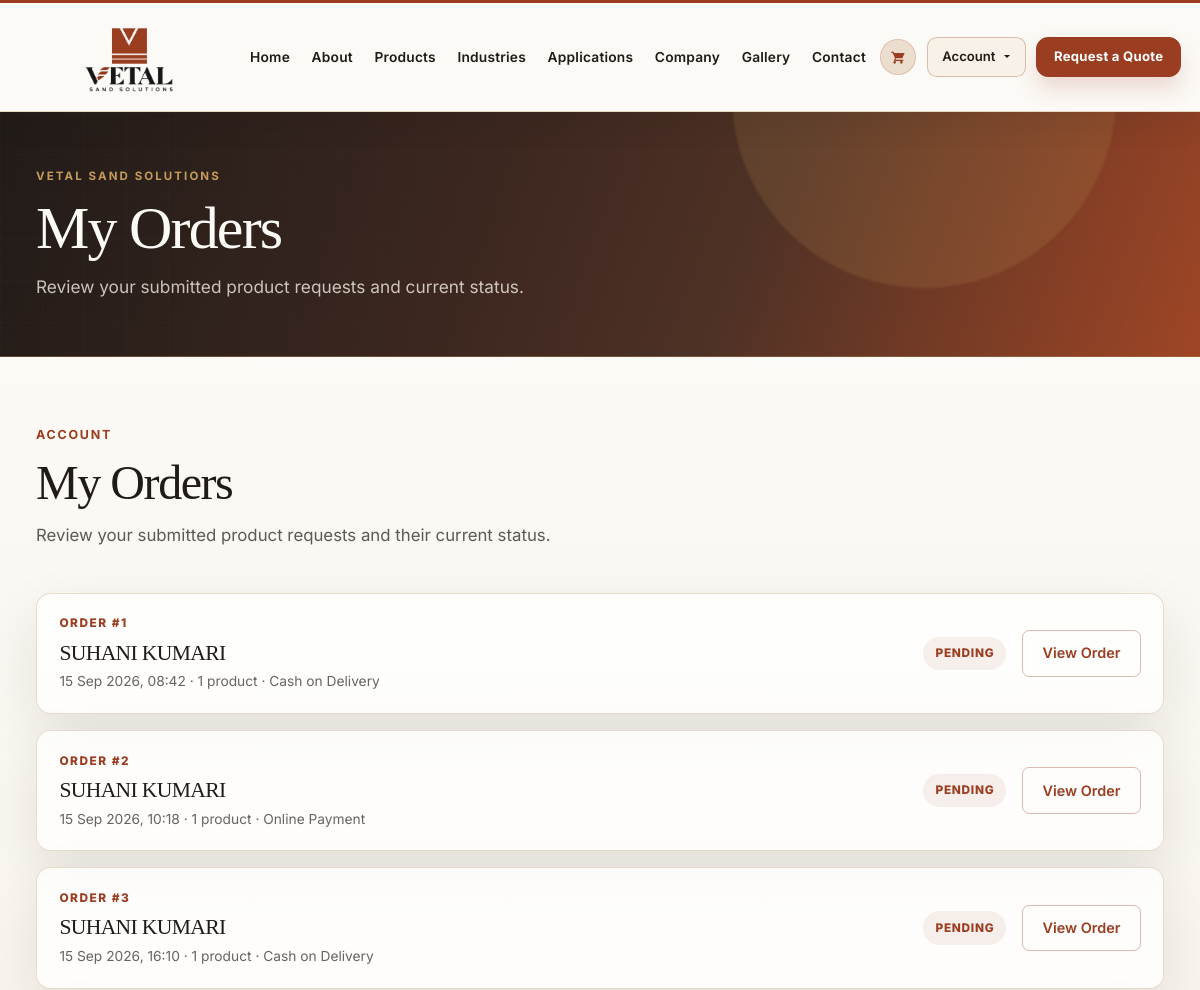
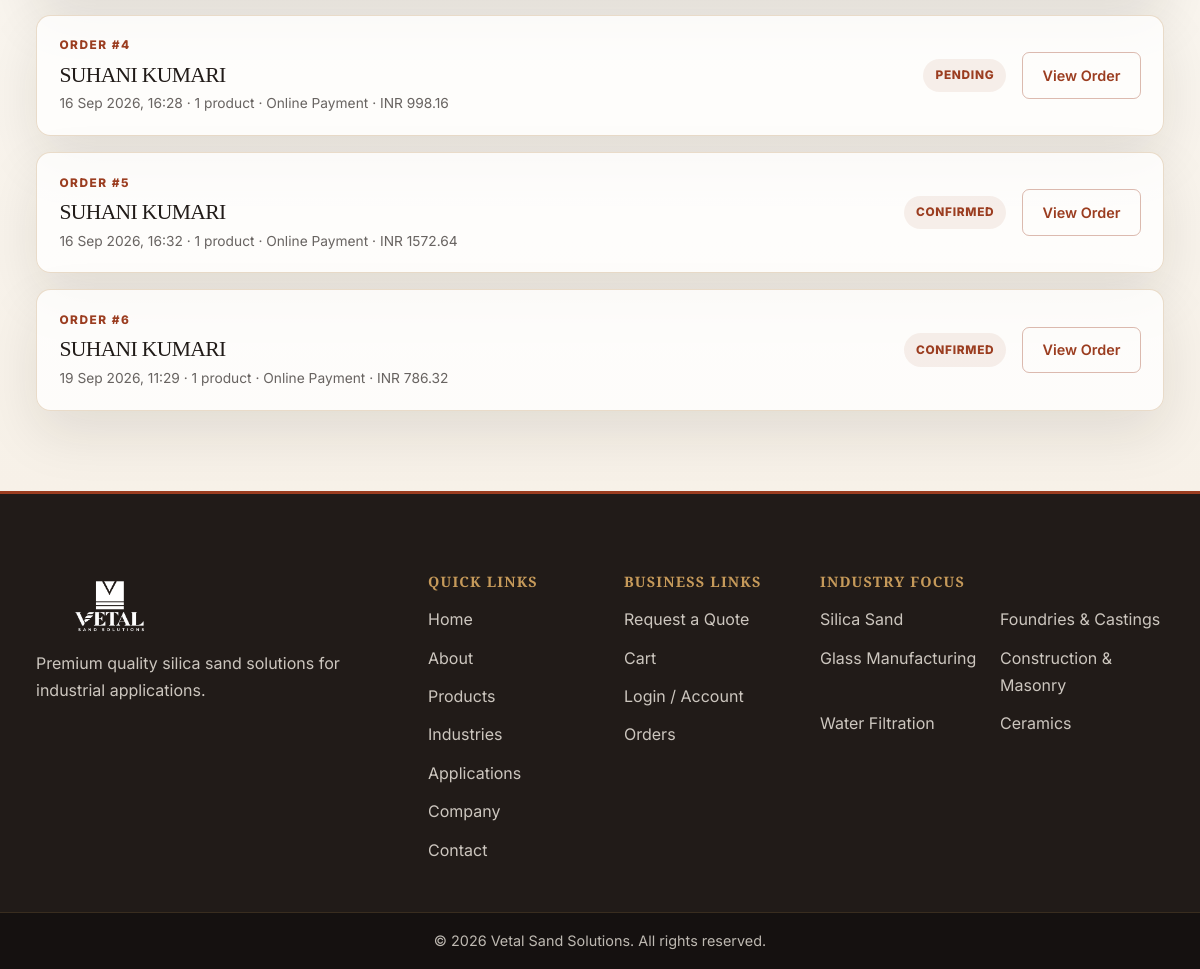
/account/orders/ (signed in), run on the app's committed database (2 pictures, top to bottom).
### orders/models.py (models this page shows, shortened)
class Order(models.Model):
	class PaymentMethod(models.TextChoices):
		COD = 'cod', 'Cash on Delivery'
		ONLINE = 'online', 'Online Payment'
	class Status(models.TextChoices):
		PENDING = 'pending', 'Pending'
		CONFIRMED = 'confirmed', 'Confirmed'
		PROCESSING = 'processing', 'Processing'
		SHIPPED = 'shipped', 'Shipped'
		DELIVERED = 'delivered', 'Delivered'
		CANCELLED = 'cancelled', 'Cancelled'
	user = models.ForeignKey(settings.AUTH_USER_MODEL, on_delete=models.CASCADE, related_name='orders')
	full_name = models.CharField(max_length=150)
	email = models.EmailField()
	phone = models.CharField(max_length=30)
	address = models.TextField()
	city = models.CharField(max_length=100)
	state = models.CharField(max_length=100)
	pincode = models.CharField(max_length=20)
	notes = models.TextField(blank=True)
	total_amount = models.DecimalField(max_digits=12, decimal_places=2, null=True, blank=True)
	payment_method = models.CharField(
		max_length=20,
		choices=PaymentMethod.choices,
		default=PaymentMethod.COD,
	)
	status = models.CharField(max_length=20, choices=Status.choices, default=Status.PENDING)
	created_at = models.DateTimeField(auto_now_add=True)
	updated_at = models.DateTimeField(auto_now=True)
	class Meta:
		ordering = ['-created_at']

### orders/views.py (the view)
# urls.py: path('account/orders/', views.order_list, name='order_list'),
@login_required(login_url='login')
def order_list(request):
	orders = Order.objects.filter(user=request.user).annotate(item_count=Count('items'))
	return render(request, 'orders/order_list.html', {'orders': orders})

### cart/context_processors.py (called while the page is built, shortened)
def cart_count(request):
    cart = request.session.get('cart', {})
    total_items = 0
    product_ids = {
        int(product_id)
        for product_id in cart
        if str(product_id).isdigit()
    }
    active_product_ids = set(
        Product.objects.filter(id__in=product_ids, is_active=True).values_list('id', flat=True)
    )
    return {'cart_count': total_items}

### products/context_processors.py (called while the page is built)
def wishlist_count(request):
    if not request.user.is_authenticated:
        return {'wishlist_count': 0}
    return {'wishlist_count': Wishlist.objects.filter(user=request.user).count()}

### templates/orders/order_list.html (shortened to what this page needs)
{% extends 'base.html' %}
{% block content %}
<section class="orders-page">
    <div class="container orders-page-container">
        <div class="orders-page-heading">
            <p class="section-kicker">Account</p>
            <h2>My Orders</h2>
            <p>Review your submitted product requests and their current status.</p>
        </div>
        {% if orders %}
            <div class="order-list">
                {% for order in orders %}
                    <article class="order-list-card">
                        <div>
                            <span class="order-list-label">Order #{{ order.id }}</span>
                            <h2>{{ order.full_name }}</h2>
                            <p>{{ order.created_at|date:'d M Y, H:i' }} · {{ order.item_count }} product{{ order.item_count|pluralize }} · {{ order.get_payment_method_display }}{% if order.total_amount %} · INR {{ order.total_amount|floatformat:2 }}{% endif %}</p>
                        </div>
                        <div class="order-list-status">
                            <span>{{ order.get_status_display }}</span>
                            <a href="{% url 'order_detail' order.id %}" class="btn btn-secondary">View Order</a>
                        </div>
                    </article>
                {% endfor %}
            </div>
        {% else %}
            <div class="empty-state order-empty-state text-center">
                <h2>No orders yet</h2>
                <p>Your submitted product requests will appear here.</p>
                <a href="{% url 'product_list' %}" class="btn btn-primary">Explore Products</a>
            </div>
        {% endif %}
    </div>
</section>
{% endblock %}

### data on the page
Order: id "1", full_name "SUHANI KUMARI", created_at "15 Sep 2026, 08:42", item_count "1", payment_method "Cash on Delivery", status "PENDING"
Order: id "2", full_name "SUHANI KUMARI", created_at "15 Sep 2026, 10:18", item_count "1", payment_method "Online Payment", status "PENDING"
Order: id "3", full_name "SUHANI KUMARI", created_at "15 Sep 2026, 16:10", item_count "1", payment_method "Cash on Delivery", status "PENDING"
Order: id "4", full_name "SUHANI KUMARI", created_at "16 Sep 2026, 16:28", item_count "1", payment_method "Online Payment", total_amount "998.16", status "PENDING"
Order: id "5", full_name "SUHANI KUMARI", created_at "16 Sep 2026, 16:32", item_count "1", payment_method "Online Payment", total_amount "1572.64", status "CONFIRMED"
Order: id "6", full_name "SUHANI KUMARI", created_at "19 Sep 2026, 11:29", item_count "1", payment_method "Online Payment", total_amount "786.32", status "CONFIRMED"
